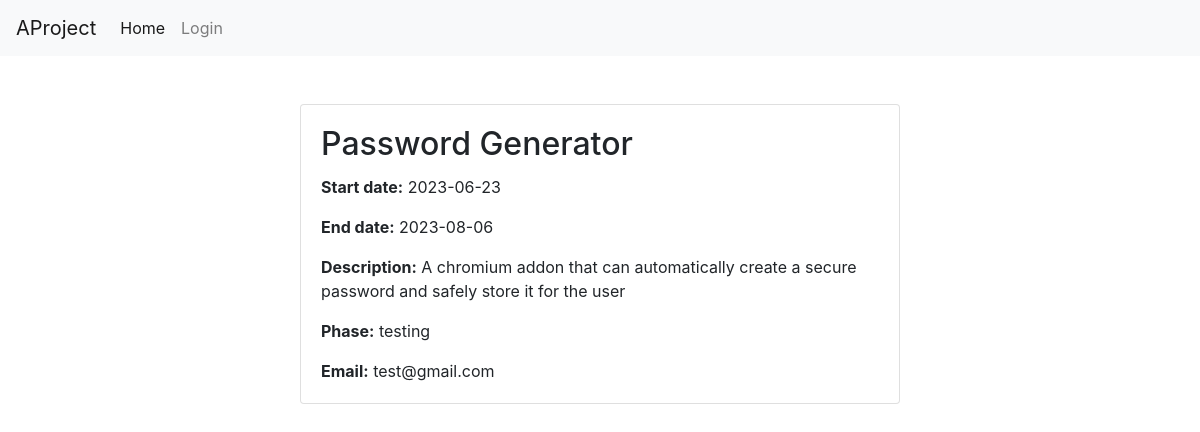
Page /project.php?id=5 on the committed database.
### tables this page shows
CREATE TABLE `projects` (
  `pid` int UNSIGNED NOT NULL,
  `title` varchar(100) NOT NULL,
  `start_date` date DEFAULT NULL,
  `end_date` date DEFAULT NULL,
  `phase` enum('design','development','testing','deployment','complete') DEFAULT NULL,
  `description` varchar(500) DEFAULT NULL,
  `uid` int UNSIGNED NOT NULL
);

CREATE TABLE `users` (
  `uid` int UNSIGNED NOT NULL,
  `username` varchar(255) NOT NULL,
  `password` varchar(255) NOT NULL,
  `email` varchar(255) NOT NULL
);

### project.php (the view, shortened to what this page needs)
<!DOCTYPE html>
<html lang="en">
<head>
    <link rel="stylesheet" href="https://cdn.jsdelivr.net/npm/bootstrap@4.3.1/dist/css/bootstrap.min.css">
</head>
<body>
    <nav class="navbar navbar-expand-lg navbar-light bg-light">
        <a class="navbar-brand" href="index.php">AProject</a>
        <div class="collapse navbar-collapse" id="navbarSupportedContent">
            <ul class="navbar-nav mr-auto">
            <li class="nav-item active">
                <a class="nav-link" href="index.php">Home <span class="sr-only">(current)</span></a>
            </li>
            <li>
            <?php
                if (isset($_SESSION['username'])) {
                    echo '<li class="nav-item"><a class="nav-link active" href="addproject.php">Add project</a></li>';
                    echo '<li class="nav-item"><a class="nav-link" href="logout.php">Logout</a></li>';
                } else {
                    echo '<li class="nav-item"><a class="nav-link" href="signin.php">Login</a></li>';
                }
                ?>
            </li>
            </ul>
        </div>
    </nav>
    <?php
    try {
        require_once('connectdb.php');
        $id = $_GET['id'];
        $stat = $db->prepare('SELECT title, start_date, end_date, description,phase,uid FROM projects WHERE pid = :id;');
        $stat->bindParam(':id', $id);
        $stat->execute();
        $email = $db->prepare('SELECT users.email FROM projects JOIN users ON projects.uid = users.uid WHERE pid = :id;');
        $email->bindParam(':id', $id);
        $email->execute();
        $email_result = $email->fetchColumn();
        if ($stat->rowCount() > 0) {
            $row = $stat->fetch();
            }
         else {
            echo 'Project not found.';
        }
    } catch (PDOException $e) {
        echo 'Error: ' . $e->getMessage();
    }
    ?>
        <div class="container mt-5">
        <div class="card mx-auto" style="max-width: 600px;">
            <div class="card-body">
                <h2 class="card-title"><?php echo $row['title']; ?></h2>
                <p class="card-text"><strong>Start date:</strong> <?php echo $row['start_date']; ?></p>
                <p class="card-text"><strong>End date:</strong> <?php echo $row['end_date']; ?></p>
                <p class="card-text"><strong>Description:</strong> <?php echo $row['description']; ?></p>
                <p class="card-text"><strong>Phase:</strong> <?php echo $row['phase']; ?></p>
                <p class="card-text"><strong>Email:</strong> <?php echo $email_result; ?></p>
                </div>
            </div>
        </div>
</body>
</html>

### rows in the picture
projects: title "Password Generator", start_date "2023-06-23", end_date "2023-08-06", description "A chromium addon that can automatically create a secure password and safely store it for the user", phase "testing"
users: email "test@gmail.com"
